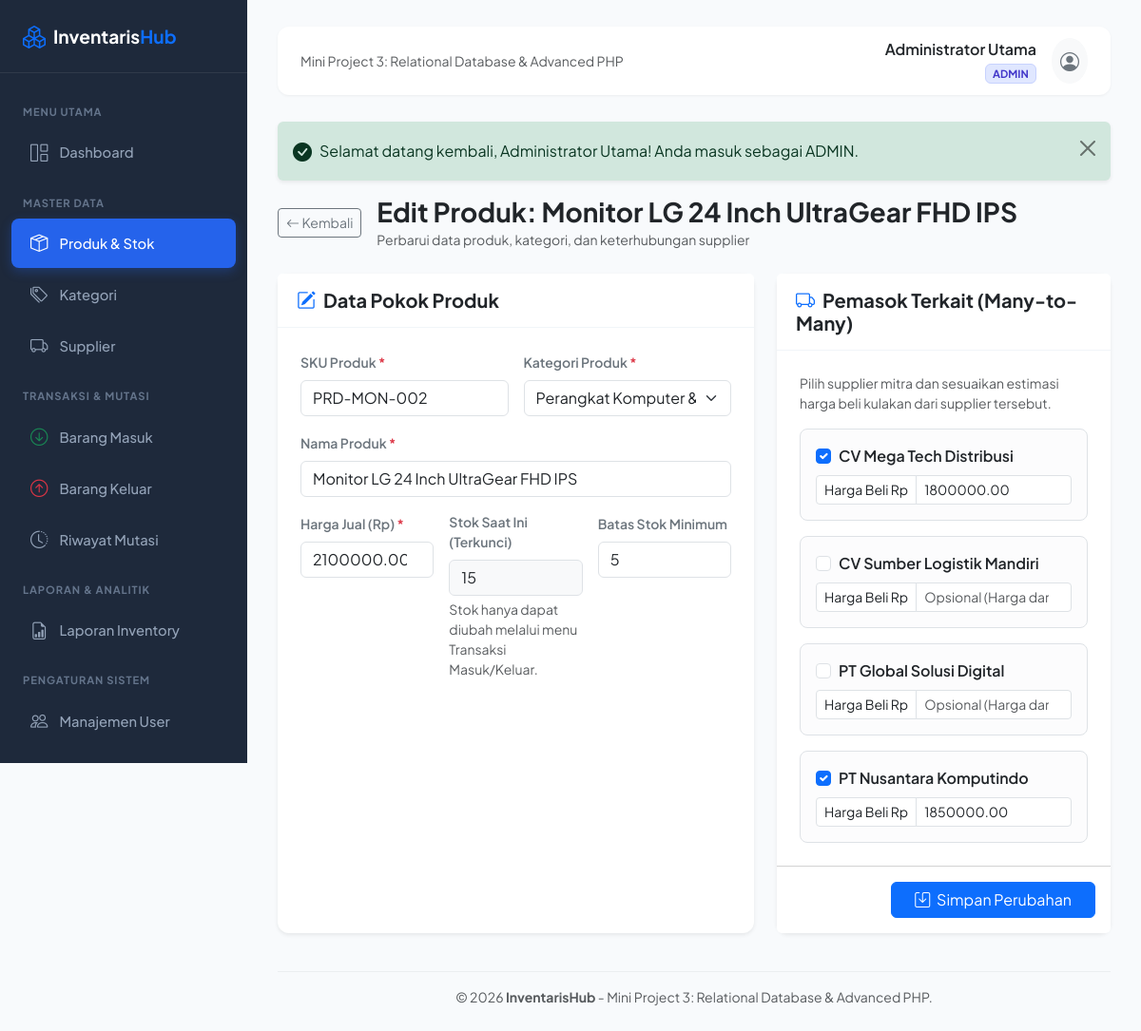
The page /products/edit.php?id=2 (signed in) on the database its author committed.
### tables this page shows
CREATE TABLE `products` (
    `id` INT PRIMARY KEY AUTO_INCREMENT,
    `category_id` INT NOT NULL,
    `sku` VARCHAR(50) NOT NULL UNIQUE,
    `name` VARCHAR(150) NOT NULL,
    `price` DECIMAL(12,2) NOT NULL,
    `stock` INT NOT NULL DEFAULT 0,
    `minimum_stock` INT NOT NULL DEFAULT 5,
    `created_at` TIMESTAMP DEFAULT CURRENT_TIMESTAMP,
    INDEX `idx_products_name` (`name`),
    INDEX `idx_products_stock` (`stock`),
    CONSTRAINT `fk_products_category` FOREIGN KEY (`category_id`) 
        REFERENCES `categories` (`id`) ON UPDATE CASCADE ON DELETE RESTRICT
);

CREATE TABLE `categories` (
    `id` INT PRIMARY KEY AUTO_INCREMENT,
    `name` VARCHAR(100) NOT NULL UNIQUE,
    `description` TEXT NULL,
    `created_at` TIMESTAMP DEFAULT CURRENT_TIMESTAMP
);

CREATE TABLE `suppliers` (
    `id` INT PRIMARY KEY AUTO_INCREMENT,
    `name` VARCHAR(150) NOT NULL,
    `contact_name` VARCHAR(100) NULL,
    `phone` VARCHAR(20) NULL,
    `email` VARCHAR(100) NULL,
    `address` TEXT NULL,
    `created_at` TIMESTAMP DEFAULT CURRENT_TIMESTAMP
);

### helpers/escape.php (called while the page is built, shortened)
<?php
if (!function_exists('e')) {
    function e($value): string {
        return htmlspecialchars((string)$value, ENT_QUOTES, 'UTF-8');
    }
}

### public/products/edit.php (the view, shortened to what this page needs)
<?php
require_once __DIR__ . '/../../config/database.php';
require_once __DIR__ . '/../../helpers/escape.php';
require_once __DIR__ . '/../../helpers/validation.php';
$id = filter_input(INPUT_GET, 'id', FILTER_VALIDATE_INT);
$stmt = $pdo->prepare("SELECT * FROM products WHERE id = :id");
$stmt->execute(['id' => $id]);
$product = $stmt->fetch();
$categories = $pdo->query("SELECT id, name FROM categories ORDER BY name ASC")->fetchAll();
$allSuppliers = $pdo->query("SELECT id, name FROM suppliers ORDER BY name ASC")->fetchAll();
$psStmt = $pdo->prepare("SELECT supplier_id, supplier_price FROM product_suppliers WHERE product_id = :pid");
$psStmt->execute(['pid' => $id]);
$connectedSuppliers = [];
while ($row = $psStmt->fetch()) {
    $connectedSuppliers[$row['supplier_id']] = $row['supplier_price'];
}
$errors = [];
if ($_SERVER['REQUEST_METHOD'] === 'POST') {
    if (!validate_csrf()) {
        $errors[] = 'Sesi form telah kedaluwarsa. Silakan refresh halaman dan coba lagi.';
    } else {
        $sku          = strtoupper(trim($_POST['sku'] ?? ''));
    $name         = trim($_POST['name'] ?? '');
    $categoryId   = filter_input(INPUT_POST, 'category_id', FILTER_VALIDATE_INT);
    $priceInput   = $_POST['price'] ?? '';
    $minStockIn   = $_POST['minimum_stock'] ?? '5';
    $supplierData = $_POST['suppliers'] ?? [];
    $pricesData   = $_POST['supplier_prices'] ?? [];
    validate_sku_unique($pdo, $sku, $id, $errors);
    validate_string_required($name, 'Nama Produk', 150, $errors);
    if (!$categoryId) {
        $errors[] = 'Kategori produk wajib dipilih.';
    }
    $validPrice = validate_currency_amount($priceInput, 'Harga Jual', $errors);
    $validMinStock = validate_non_negative_int($minStockIn, 'Stok Minimum', $errors);
    if (empty($errors)) {
        try {
            $pdo->beginTransaction();
            $updateStmt = $pdo->prepare("
                UPDATE products
                SET category_id = :category_id,
                    sku = :sku,
                    name = :name,
                    price = :price,
                    minimum_stock = :minimum_stock
                WHERE id = :id
            ");
            $updateStmt->execute([
                'category_id'   => $categoryId,
                'sku'           => $sku,
                'name'          => $name,
                'price'         => $validPrice,
                'minimum_stock' => $validMinStock,
                'id'            => $id,
            ]);
            $delPs = $pdo->prepare("DELETE FROM product_suppliers WHERE product_id = :pid");
            $delPs->execute(['pid' => $id]);
            if (!empty($supplierData)) {
                $insPs = $pdo->prepare("
                    INSERT INTO product_suppliers (product_id, supplier_id, supplier_price)
                    VALUES (:pid, :sid, :sprice)
                ");
                foreach ($supplierData as $supId) {
                    $supId = (int)$supId;
                    $supPrice = !empty($pricesData[$supId]) ? (float)$pricesData[$supId] : null;
                    $insPs->execute([
                        'pid'    => $id,
                        'sid'    => $supId,
                        'sprice' => $supPrice,
                    ]);
                }
            }
            $pdo->commit();
            set_flash('success', "Data produk '{$name}' berhasil diperbarui.");
            header("Location: view.php?id=" . $id);
            exit;
        } catch (Throwable $e) {
            $pdo->rollBack();
            $errors[] = 'Gagal memperbarui data: ' . $e->getMessage();
        }
    }
}
} else {
    $sku        = $product['sku'];
    $name       = $product['name'];
    $categoryId = $product['category_id'];
    $price      = $product['price'];
    $minStock   = $product['minimum_stock'];
}
require_once __DIR__ . '/../../views/header.php';
?>
<div class="row mb-4">
    <div class="col-12">
        <div class="d-flex align-items-center">
            <a href="index.php" class="btn btn-outline-secondary btn-sm me-3">
                <i class="bi bi-arrow-left"></i> Kembali
            </a>
            <div>
                <h3 class="fw-bold text-dark mb-0">Edit Produk: <?= e($product['name']) ?></h3>
                <small class="text-muted">Perbarui data produk, kategori, dan keterhubungan supplier</small>
            </div>
        </div>
    </div>
</div>
<form method="POST" action="edit.php?id=<?= $id ?>">
    <div class="row g-4">
        <div class="col-lg-7">
            <div class="card shadow-sm h-100">
                <div class="card-header bg-white py-3">
                    <h5 class="card-title mb-0 fw-bold"><i class="bi bi-pencil-square text-primary me-2"></i>Data Pokok Produk</h5>
                </div>
                <div class="card-body p-4">
                    <div class="row g-3">
                        <div class="col-md-6">
                            <label class="form-label fw-semibold text-secondary small">SKU Produk <span class="text-danger">*</span></label>
                            <input type="text" name="sku" class="form-control" value="<?= e($sku) ?>" required>
                        </div>
                        <div class="col-md-6">
                            <label class="form-label fw-semibold text-secondary small">Kategori Produk <span class="text-danger">*</span></label>
                            <select name="category_id" class="form-select" required>
                                <?php foreach ($categories as $cat): ?>
                                    <option value="<?= $cat['id'] ?>" <?= $categoryId == $cat['id'] ? 'selected' : '' ?>>
                                        <?= e($cat['name']) ?>
                                    </option>
                                <?php endforeach; ?>
                            </select>
                        </div>
                        <div class="col-12">
                            <label class="form-label fw-semibold text-secondary small">Nama Produk <span class="text-danger">*</span></label>
                            <input type="text" name="name" class="form-control" value="<?= e($name) ?>" required>
                        </div>
                        <div class="col-md-4">
                            <label class="form-label fw-semibold text-secondary small">Harga Jual (Rp) <span class="text-danger">*</span></label>
                            <input type="number" step="1000" min="0" name="price" class="form-control" value="<?= e($price) ?>" required>
                        </div>
                        <div class="col-md-4">
                            <label class="form-label fw-semibold text-secondary small">Stok Saat Ini (Terkunci)</label>
                            <input type="text" class="form-control bg-light" value="<?= e($product['stock']) ?>" disabled>
                            <div class="form-text">Stok hanya dapat diubah melalui menu Transaksi Masuk/Keluar.</div>
                        </div>
                        <div class="col-md-4">
                            <label class="form-label fw-semibold text-secondary small">Batas Stok Minimum</label>
                            <input type="number" min="0" name="minimum_stock" class="form-control" value="<?= e($minStock) ?>">
                        </div>
                    </div>
                </div>
            </div>
        </div>
        <div class="col-lg-5">
            <div class="card shadow-sm h-100">
                <div class="card-header bg-white py-3">
                    <h5 class="card-title mb-0 fw-bold"><i class="bi bi-truck text-primary me-2"></i>Pemasok Terkait (Many-to-Many)</h5>
                </div>
                <div class="card-body p-4">
                    <p class="small text-muted mb-3">
                        Pilih supplier mitra dan sesuaikan estimasi harga beli kulakan dari supplier tersebut.
                    </p>
                    <div class="d-flex flex-column gap-3">
                        <?php foreach ($allSuppliers as $sup): ?>
                            <?php
                            $isChecked = array_key_exists($sup['id'], $connectedSuppliers);
                            $supPriceVal = $isChecked ? $connectedSuppliers[$sup['id']] : '';
                            ?>
                            <div class="p-3 border rounded-3 bg-light-subtle">
                                <div class="form-check mb-2">
                                    <input class="form-check-input" type="checkbox" name="suppliers[]" value="<?= $sup['id'] ?>" id="sup_<?= $sup['id'] ?>" <?= $isChecked ? 'checked' : '' ?>>
                                    <label class="form-check-label fw-semibold text-dark" for="sup_<?= $sup['id'] ?>">
                                        <?= e($sup['name']) ?>
                                    </label>
                                </div>
                                <div class="input-group input-group-sm">
                                    <span class="input-group-text bg-white">Harga Beli Rp</span>
                                    <input type="number" step="500" min="0" name="supplier_prices[<?= $sup['id'] ?>]" value="<?= e($supPriceVal) ?>" class="form-control" placeholder="Opsional (Harga dari Supplier)">
                                </div>
                            </div>
                        <?php endforeach; ?>
                    </div>
                </div>
                <div class="card-footer bg-white p-3 text-end">
                    <button type="submit" class="btn btn-primary px-4">
                        <i class="bi bi-save me-1"></i> Simpan Perubahan
                    </button>
                </div>
            </div>
        </div>
    </div>
</form>
<?php require_once __DIR__ . '/../../views/footer.php'; ?>

### views/header.php (style rules this page uses)
:root { --bs-body-font-family: 'Plus Jakarta Sans', system-ui, -apple-system, sans-serif; --brand-primary: #3b82f6; --brand-dark: #0f172a; --sidebar-bg: #1e293b; --sidebar-hover: #334155; --sidebar-active: #2563eb; }
body { background-color: #f8fafc; color: #334155; }
.card { border: none; border-radius: 12px; box-shadow: 0 1px 3px rgba(0,0,0,0.05); }
.card-header { background-color: #ffffff; border-bottom: 1px solid #f1f5f9; font-weight: 600; padding: 1rem 1.25rem; }

### rows shown on the page
products: name "Monitor LG 24 Inch UltraGear FHD IPS", sku "PRD-MON-002", category_id "Perangkat Komputer & Laptop", price "2100000.00", stock "15", minimum_stock "5"
suppliers: id "☑", name "CV Mega Tech Distribusi", id "1800000.00"
suppliers: name "CV Sumber Logistik Mandiri"
suppliers: name "PT Global Solusi Digital"
suppliers: id "☑", name "PT Nusantara Komputindo", id "1850000.00"

### other values the page prints
$currentUser['full_name'] "Administrator Utama"
$currentUser['role'] "ADMIN"
$flash['message'] "Selamat datang kembali, Administrator Utama! Anda masuk sebagai ADMIN."
